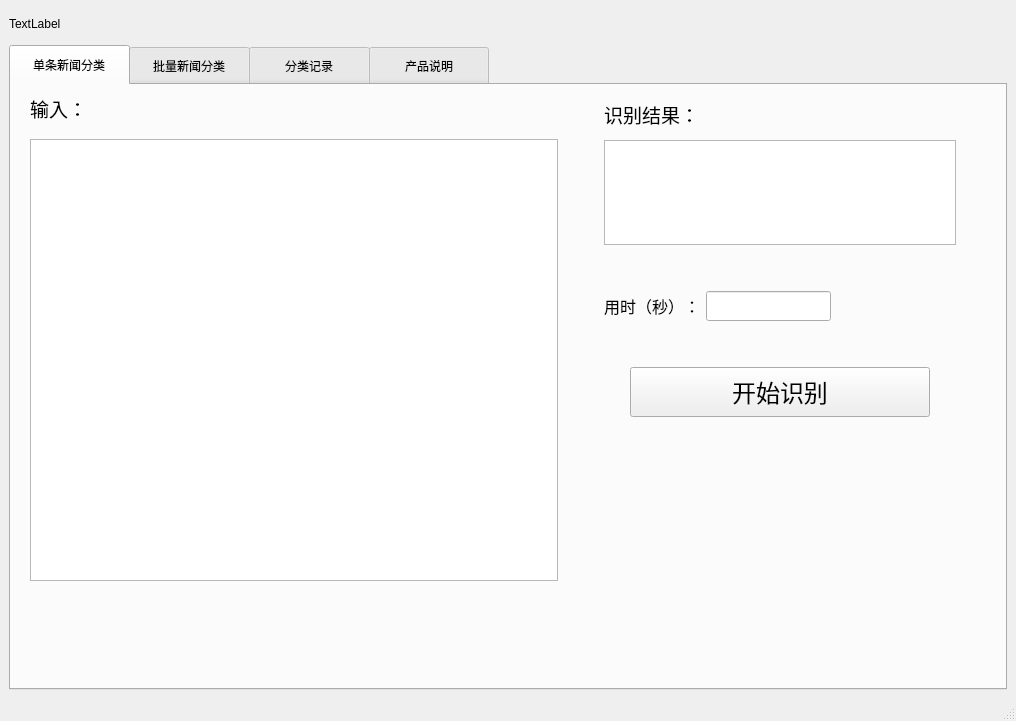
<?xml version="1.0" encoding="UTF-8"?>
<ui version="4.0">
 <class>MainWindow</class>
 <widget class="QMainWindow" name="MainWindow">
  <property name="geometry">
   <rect>
    <x>0</x>
    <y>0</y>
    <width>1016</width>
    <height>721</height>
   </rect>
  </property>
  <property name="windowTitle">
   <string>MainWindow</string>
  </property>
  <widget class="QWidget" name="centralwidget">
   <layout class="QVBoxLayout" name="verticalLayout">
    <item>
     <widget class="QLabel" name="label">
      <property name="minimumSize">
       <size>
        <width>0</width>
        <height>30</height>
       </size>
      </property>
      <property name="text">
       <string>TextLabel</string>
      </property>
     </widget>
    </item>
    <item>
     <widget class="QTabWidget" name="tabWidget">
      <property name="styleSheet">
       <string notr="true">QTabBar::tab{width:120}

QTabBar::tab{height:40}

</string>
      </property>
      <property name="currentIndex">
       <number>0</number>
      </property>
      <widget class="QWidget" name="tab">
       <attribute name="title">
        <string>单条新闻分类</string>
       </attribute>
       <layout class="QHBoxLayout" name="horizontalLayout_7" stretch="0,6,0,4,0">
        <item>
         <spacer name="horizontalSpacer_10">
          <property name="orientation">
           <enum>Qt::Horizontal</enum>
          </property>
          <property name="sizeHint" stdset="0">
           <size>
            <width>10</width>
            <height>20</height>
           </size>
          </property>
         </spacer>
        </item>
        <item>
         <layout class="QVBoxLayout" name="verticalLayout_2" stretch="3,1,45,10">
          <item>
           <widget class="QLabel" name="label1Input">
            <property name="font">
             <font>
              <family>Agency FB</family>
              <pointsize>14</pointsize>
             </font>
            </property>
            <property name="text">
             <string>输入：</string>
            </property>
            <property name="textFormat">
             <enum>Qt::AutoText</enum>
            </property>
            <property name="scaledContents">
             <bool>false</bool>
            </property>
            <property name="indent">
             <number>-2</number>
            </property>
           </widget>
          </item>
          <item>
           <spacer name="verticalSpacer">
            <property name="orientation">
             <enum>Qt::Vertical</enum>
            </property>
            <property name="sizeHint" stdset="0">
             <size>
              <width>20</width>
              <height>40</height>
             </size>
            </property>
           </spacer>
          </item>
          <item>
           <widget class="QTextEdit" name="textEdit1Input">
            <property name="font">
             <font>
              <family>微软雅黑</family>
              <pointsize>14</pointsize>
             </font>
            </property>
           </widget>
          </item>
          <item>
           <spacer name="verticalSpacer_11">
            <property name="orientation">
             <enum>Qt::Vertical</enum>
            </property>
            <property name="sizeHint" stdset="0">
             <size>
              <width>20</width>
              <height>40</height>
             </size>
            </property>
           </spacer>
          </item>
         </layout>
        </item>
        <item>
         <spacer name="horizontalSpacer_5">
          <property name="orientation">
           <enum>Qt::Horizontal</enum>
          </property>
          <property name="sizeHint" stdset="0">
           <size>
            <width>40</width>
            <height>20</height>
           </size>
          </property>
         </spacer>
        </item>
        <item>
         <layout class="QVBoxLayout" name="verticalLayout_3" stretch="2,2,0,2,0,3,5">
          <item>
           <widget class="QLabel" name="label1Result">
            <property name="minimumSize">
             <size>
              <width>0</width>
              <height>20</height>
             </size>
            </property>
            <property name="maximumSize">
             <size>
              <width>16777215</width>
              <height>40</height>
             </size>
            </property>
            <property name="font">
             <font>
              <family>Agency FB</family>
              <pointsize>14</pointsize>
             </font>
            </property>
            <property name="text">
             <string>识别结果：</string>
            </property>
           </widget>
          </item>
          <item>
           <layout class="QHBoxLayout" name="horizontalLayout_6" stretch="0">
            <item>
             <widget class="QTextEdit" name="textEdit">
              <property name="sizePolicy">
               <sizepolicy hsizetype="Minimum" vsizetype="Expanding">
                <horstretch>0</horstretch>
                <verstretch>1</verstretch>
               </sizepolicy>
              </property>
              <property name="font">
               <font>
                <family>微软雅黑</family>
                <pointsize>14</pointsize>
               </font>
              </property>
             </widget>
            </item>
           </layout>
          </item>
          <item>
           <spacer name="verticalSpacer_2">
            <property name="orientation">
             <enum>Qt::Vertical</enum>
            </property>
            <property name="sizeHint" stdset="0">
             <size>
              <width>20</width>
              <height>40</height>
             </size>
            </property>
           </spacer>
          </item>
          <item>
           <layout class="QHBoxLayout" name="horizontalLayout" stretch="0,0,0">
            <item>
             <widget class="QLabel" name="label1Time">
              <property name="minimumSize">
               <size>
                <width>0</width>
                <height>20</height>
               </size>
              </property>
              <property name="maximumSize">
               <size>
                <width>16777215</width>
                <height>30</height>
               </size>
              </property>
              <property name="font">
               <font>
                <family>Agency FB</family>
                <pointsize>12</pointsize>
               </font>
              </property>
              <property name="text">
               <string>用时（秒）：</string>
              </property>
             </widget>
            </item>
            <item>
             <widget class="QLineEdit" name="lineEdit1TimeResult">
              <property name="minimumSize">
               <size>
                <width>0</width>
                <height>20</height>
               </size>
              </property>
              <property name="maximumSize">
               <size>
                <width>172</width>
                <height>30</height>
               </size>
              </property>
             </widget>
            </item>
            <item>
             <spacer name="horizontalSpacer_6">
              <property name="orientation">
               <enum>Qt::Horizontal</enum>
              </property>
              <property name="sizeHint" stdset="0">
               <size>
                <width>40</width>
                <height>20</height>
               </size>
              </property>
             </spacer>
            </item>
           </layout>
          </item>
          <item>
           <spacer name="verticalSpacer_10">
            <property name="orientation">
             <enum>Qt::Vertical</enum>
            </property>
            <property name="sizeHint" stdset="0">
             <size>
              <width>20</width>
              <height>40</height>
             </size>
            </property>
           </spacer>
          </item>
          <item>
           <layout class="QHBoxLayout" name="horizontalLayout_2" stretch="3">
            <item>
             <widget class="QPushButton" name="pushButton1Start">
              <property name="minimumSize">
               <size>
                <width>120</width>
                <height>30</height>
               </size>
              </property>
              <property name="maximumSize">
               <size>
                <width>300</width>
                <height>50</height>
               </size>
              </property>
              <property name="font">
               <font>
                <family>Agency FB</family>
                <pointsize>18</pointsize>
               </font>
              </property>
              <property name="text">
               <string>开始识别</string>
              </property>
             </widget>
            </item>
           </layout>
          </item>
          <item>
           <spacer name="verticalSpacer_5">
            <property name="orientation">
             <enum>Qt::Vertical</enum>
            </property>
            <property name="sizeHint" stdset="0">
             <size>
              <width>20</width>
              <height>128</height>
             </size>
            </property>
           </spacer>
          </item>
         </layout>
        </item>
        <item>
         <spacer name="horizontalSpacer_9">
          <property name="orientation">
           <enum>Qt::Horizontal</enum>
          </property>
          <property name="sizeHint" stdset="0">
           <size>
            <width>40</width>
            <height>20</height>
           </size>
          </property>
         </spacer>
        </item>
       </layout>
      </widget>
      <widget class="QWidget" name="tab_2">
       <attribute name="title">
        <string>批量新闻分类</string>
       </attribute>
       <layout class="QVBoxLayout" name="verticalLayout_6" stretch="7,4,2">
        <item>
         <layout class="QHBoxLayout" name="horizontalLayout_3" stretch="1,5,1,5,1">
          <item>
           <spacer name="horizontalSpacer_4">
            <property name="orientation">
             <enum>Qt::Horizontal</enum>
            </property>
            <property name="sizeHint" stdset="0">
             <size>
              <width>40</width>
              <height>20</height>
             </size>
            </property>
           </spacer>
          </item>
          <item>
           <layout class="QVBoxLayout" name="verticalLayout_4" stretch="1,1,5,5">
            <item>
             <widget class="QLabel" name="label2Input">
              <property name="minimumSize">
               <size>
                <width>0</width>
                <height>20</height>
               </size>
              </property>
              <property name="maximumSize">
               <size>
                <width>16777215</width>
                <height>40</height>
               </size>
              </property>
              <property name="font">
               <font>
                <family>Agency FB</family>
                <pointsize>14</pointsize>
               </font>
              </property>
              <property name="text">
               <string>输入：</string>
              </property>
             </widget>
            </item>
            <item>
             <widget class="QLineEdit" name="lineEdit_4">
              <property name="minimumSize">
               <size>
                <width>120</width>
                <height>30</height>
               </size>
              </property>
              <property name="maximumSize">
               <size>
                <width>500</width>
                <height>50</height>
               </size>
              </property>
             </widget>
            </item>
            <item>
             <spacer name="verticalSpacer_7">
              <property name="orientation">
               <enum>Qt::Vertical</enum>
              </property>
              <property name="sizeHint" stdset="0">
               <size>
                <width>20</width>
                <height>40</height>
               </size>
              </property>
             </spacer>
            </item>
            <item>
             <spacer name="verticalSpacer_6">
              <property name="orientation">
               <enum>Qt::Vertical</enum>
              </property>
              <property name="sizeHint" stdset="0">
               <size>
                <width>20</width>
                <height>40</height>
               </size>
              </property>
             </spacer>
            </item>
           </layout>
          </item>
          <item>
           <spacer name="horizontalSpacer_11">
            <property name="orientation">
             <enum>Qt::Horizontal</enum>
            </property>
            <property name="sizeHint" stdset="0">
             <size>
              <width>40</width>
              <height>20</height>
             </size>
            </property>
           </spacer>
          </item>
          <item>
           <layout class="QVBoxLayout" name="verticalLayout_5" stretch="1,1,1,1,8">
            <item>
             <widget class="QLabel" name="label2Result">
              <property name="minimumSize">
               <size>
                <width>0</width>
                <height>22</height>
               </size>
              </property>
              <property name="maximumSize">
               <size>
                <width>16777215</width>
                <height>40</height>
               </size>
              </property>
              <property name="font">
               <font>
                <family>Agency FB</family>
                <pointsize>14</pointsize>
               </font>
              </property>
              <property name="text">
               <string>识别结果：</string>
              </property>
             </widget>
            </item>
            <item>
             <widget class="QLineEdit" name="lineEdit2Result">
              <property name="enabled">
               <bool>true</bool>
              </property>
              <property name="sizePolicy">
               <sizepolicy hsizetype="Expanding" vsizetype="Fixed">
                <horstretch>0</horstretch>
                <verstretch>0</verstretch>
               </sizepolicy>
              </property>
              <property name="minimumSize">
               <size>
                <width>120</width>
                <height>30</height>
               </size>
              </property>
              <property name="maximumSize">
               <size>
                <width>500</width>
                <height>50</height>
               </size>
              </property>
             </widget>
            </item>
            <item>
             <spacer name="verticalSpacer_9">
              <property name="orientation">
               <enum>Qt::Vertical</enum>
              </property>
              <property name="sizeHint" stdset="0">
               <size>
                <width>20</width>
                <height>40</height>
               </size>
              </property>
             </spacer>
            </item>
            <item>
             <layout class="QHBoxLayout" name="horizontalLayout_13" stretch="0,0">
              <item>
               <widget class="QLabel" name="label2Time">
                <property name="minimumSize">
                 <size>
                  <width>0</width>
                  <height>25</height>
                 </size>
                </property>
                <property name="maximumSize">
                 <size>
                  <width>16777215</width>
                  <height>30</height>
                 </size>
                </property>
                <property name="font">
                 <font>
                  <family>Agency FB</family>
                  <pointsize>12</pointsize>
                 </font>
                </property>
                <property name="text">
                 <string>用时（秒）：</string>
                </property>
               </widget>
              </item>
              <item>
               <widget class="QLineEdit" name="lineEdit2Time">
                <property name="minimumSize">
                 <size>
                  <width>120</width>
                  <height>30</height>
                 </size>
                </property>
                <property name="maximumSize">
                 <size>
                  <width>372</width>
                  <height>50</height>
                 </size>
                </property>
               </widget>
              </item>
             </layout>
            </item>
            <item>
             <spacer name="verticalSpacer_3">
              <property name="orientation">
               <enum>Qt::Vertical</enum>
              </property>
              <property name="sizeHint" stdset="0">
               <size>
                <width>20</width>
                <height>144</height>
               </size>
              </property>
             </spacer>
            </item>
           </layout>
          </item>
          <item>
           <spacer name="horizontalSpacer_12">
            <property name="orientation">
             <enum>Qt::Horizontal</enum>
            </property>
            <property name="sizeHint" stdset="0">
             <size>
              <width>40</width>
              <height>20</height>
             </size>
            </property>
           </spacer>
          </item>
         </layout>
        </item>
        <item>
         <layout class="QHBoxLayout" name="horizontalLayout_4" stretch="0,2,0,2,0">
          <item>
           <spacer name="horizontalSpacer">
            <property name="orientation">
             <enum>Qt::Horizontal</enum>
            </property>
            <property name="sizeHint" stdset="0">
             <size>
              <width>85</width>
              <height>20</height>
             </size>
            </property>
           </spacer>
          </item>
          <item>
           <widget class="QPushButton" name="pushButton2Open">
            <property name="minimumSize">
             <size>
              <width>120</width>
              <height>30</height>
             </size>
            </property>
            <property name="maximumSize">
             <size>
              <width>500</width>
              <height>50</height>
             </size>
            </property>
            <property name="font">
             <font>
              <family>Agency FB</family>
              <pointsize>18</pointsize>
             </font>
            </property>
            <property name="text">
             <string>选择文件</string>
            </property>
           </widget>
          </item>
          <item>
           <spacer name="horizontalSpacer_2">
            <property name="orientation">
             <enum>Qt::Horizontal</enum>
            </property>
            <property name="sizeHint" stdset="0">
             <size>
              <width>172</width>
              <height>20</height>
             </size>
            </property>
           </spacer>
          </item>
          <item>
           <widget class="QPushButton" name="pushButton2Start">
            <property name="minimumSize">
             <size>
              <width>120</width>
              <height>30</height>
             </size>
            </property>
            <property name="maximumSize">
             <size>
              <width>500</width>
              <height>50</height>
             </size>
            </property>
            <property name="font">
             <font>
              <family>Agency FB</family>
              <pointsize>18</pointsize>
             </font>
            </property>
            <property name="text">
             <string>开始识别</string>
            </property>
           </widget>
          </item>
          <item>
           <spacer name="horizontalSpacer_3">
            <property name="orientation">
             <enum>Qt::Horizontal</enum>
            </property>
            <property name="sizeHint" stdset="0">
             <size>
              <width>85</width>
              <height>20</height>
             </size>
            </property>
           </spacer>
          </item>
         </layout>
        </item>
        <item>
         <spacer name="verticalSpacer_4">
          <property name="orientation">
           <enum>Qt::Vertical</enum>
          </property>
          <property name="sizeHint" stdset="0">
           <size>
            <width>20</width>
            <height>40</height>
           </size>
          </property>
         </spacer>
        </item>
       </layout>
      </widget>
      <widget class="QWidget" name="tab_3">
       <attribute name="title">
        <string>分类记录</string>
       </attribute>
      </widget>
      <widget class="QWidget" name="tab_4">
       <attribute name="title">
        <string>产品说明</string>
       </attribute>
      </widget>
     </widget>
    </item>
   </layout>
  </widget>
  <widget class="QMenuBar" name="menubar">
   <property name="geometry">
    <rect>
     <x>0</x>
     <y>0</y>
     <width>1016</width>
     <height>26</height>
    </rect>
   </property>
  </widget>
  <widget class="QStatusBar" name="statusbar"/>
 </widget>
 <resources/>
 <connections>
  <connection>
   <sender>pushButton1Start</sender>
   <signal>clicked()</signal>
   <receiver>MainWindow</receiver>
   <slot>pushButton1StartClicked()</slot>
   <hints>
    <hint type="sourcelabel">
     <x>724</x>
     <y>458</y>
    </hint>
    <hint type="destinationlabel">
     <x>750</x>
     <y>690</y>
    </hint>
   </hints>
  </connection>
  <connection>
   <sender>pushButton2Open</sender>
   <signal>clicked()</signal>
   <receiver>MainWindow</receiver>
   <slot>pushButton2StartClicked()</slot>
   <hints>
    <hint type="sourcelabel">
     <x>287</x>
     <y>514</y>
    </hint>
    <hint type="destinationlabel">
     <x>282</x>
     <y>694</y>
    </hint>
   </hints>
  </connection>
  <connection>
   <sender>pushButton2Start</sender>
   <signal>clicked()</signal>
   <receiver>MainWindow</receiver>
   <slot>pushButton2StartClicked()</slot>
   <hints>
    <hint type="sourcelabel">
     <x>660</x>
     <y>508</y>
    </hint>
    <hint type="destinationlabel">
     <x>670</x>
     <y>689</y>
    </hint>
   </hints>
  </connection>
 </connections>
 <slots>
  <slot>pushButton1StartClicked()</slot>
  <slot>pushButton2OpenClicked()</slot>
  <slot>pushButton2StartClicked()</slot>
 </slots>
</ui>
